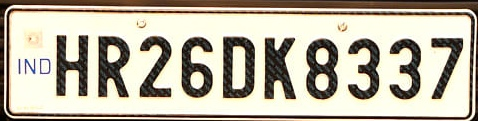
#> input picture plate_original_crop.jpg, 478 x 121 px
$ python plate_correct.py
#> lines starting #> are read from the running program, lines starting #| are printed output that depends on the picture
import cv2

image = cv2.imread("plate_original_crop.jpg")
#> image is the input picture: shape (121, 478, 3); mean B, G, R 162.5, 179.8, 186.4

if image is None:
    print("Could not find plate_original_crop.jpg")
    exit()

# Get image dimensions
height, width = image.shape[:2]
#> height = 121; width = 478

# The plate is already cropped, so we make a clean rectangular output
# by slightly trimming the edges.
margin_x = int(width * 0.03)
#> margin_x = 14
margin_y = int(height * 0.08)
#> margin_y = 9

x1 = margin_x
#> x1 = 14
y1 = margin_y
#> y1 = 9
x2 = width - margin_x
#> x2 = 464
y2 = height - margin_y
#> y2 = 112

corrected = image[y1:y2, x1:x2]
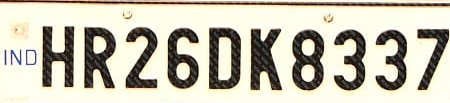
#> corrected: shape (103, 450, 3); mean B, G, R 176.1, 193.8, 197.8

# Resize for OCR
corrected = cv2.resize(
    corrected,
    None,
    fx=2,
    fy=2,
    interpolation=cv2.INTER_CUBIC
)
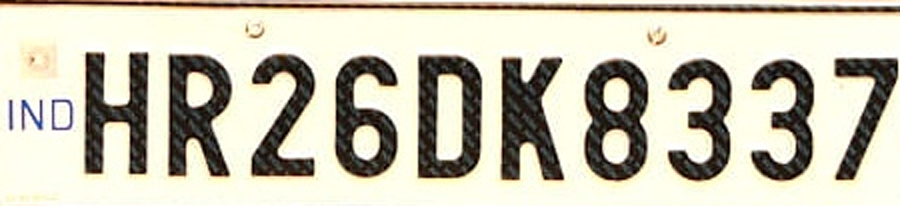
#> corrected: shape (206, 900, 3); mean B, G, R 176.2, 193.6, 197.4

cv2.imwrite("plate_corrected.jpg", corrected)

print("Saved: plate_corrected.jpg")
print("Size:", corrected.shape[1], "x", corrected.shape[0])
#| Size: 900 x 206

$ run again, with traffic_test.jpg.jpg copied over plate_original_crop.jpg
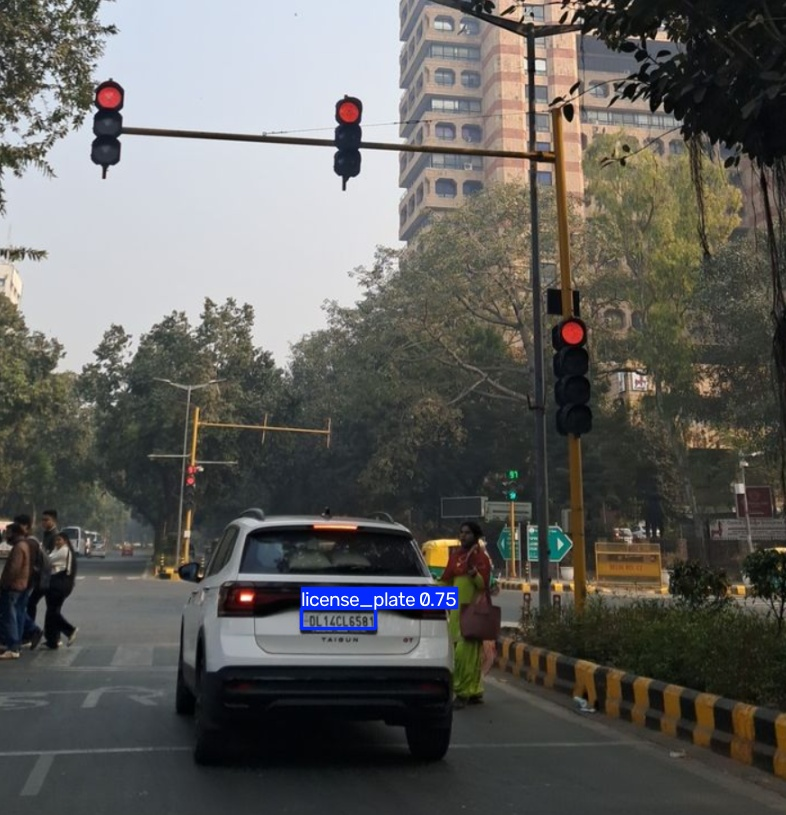
#> input picture traffic_test.jpg.jpg, 786 x 815 px
#> image is the input picture: shape (815, 786, 3); mean B, G, R 92.8, 96.2, 97.2
#> `corrected = image[y1:y2, x1:x2]`:
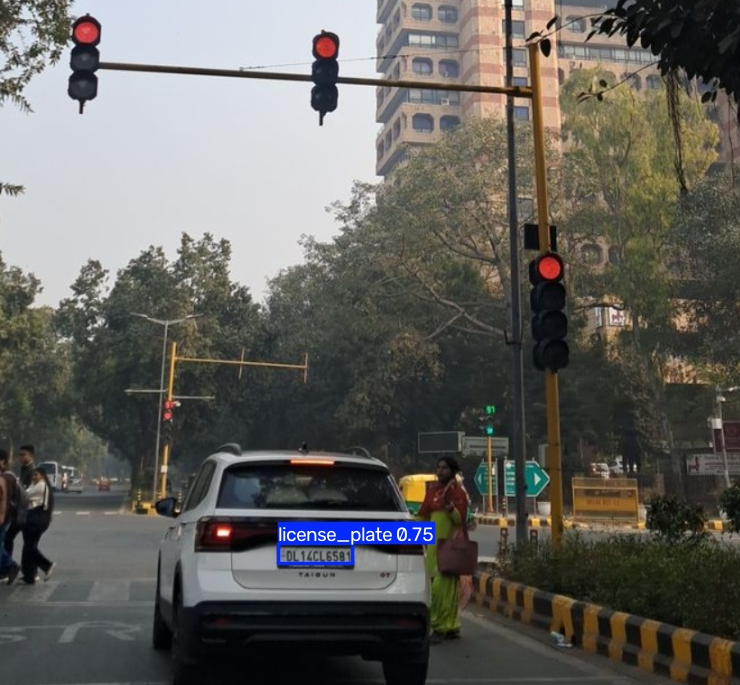
#> corrected: shape (685, 740, 3); mean B, G, R 93.9, 98.1, 99.6
#| Size: 1480 x 1370
